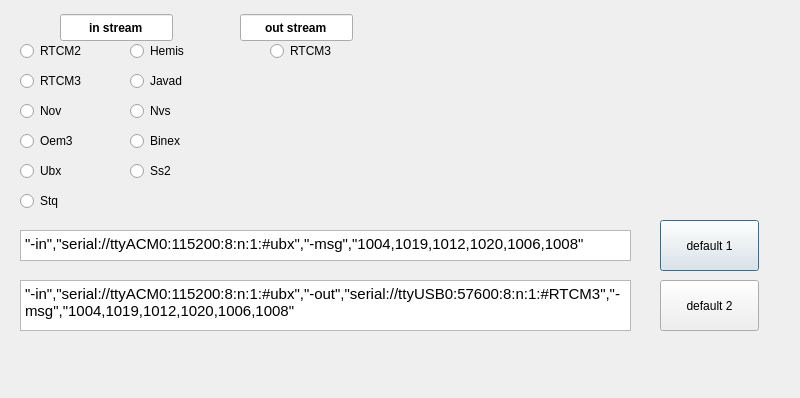
<?xml version="1.0" encoding="UTF-8"?>
<ui version="4.0">
 <class>OptionsStr2str</class>
 <widget class="QDialog" name="OptionsStr2str">
  <property name="geometry">
   <rect>
    <x>0</x>
    <y>0</y>
    <width>800</width>
    <height>398</height>
   </rect>
  </property>
  <property name="windowTitle">
   <string>Dialog</string>
  </property>
  <widget class="QRadioButton" name="RTCM2radioButton">
   <property name="geometry">
    <rect>
     <x>20</x>
     <y>40</y>
     <width>117</width>
     <height>22</height>
    </rect>
   </property>
   <property name="text">
    <string>RTCM2</string>
   </property>
  </widget>
  <widget class="QRadioButton" name="RTCM3radioButton">
   <property name="geometry">
    <rect>
     <x>20</x>
     <y>70</y>
     <width>117</width>
     <height>22</height>
    </rect>
   </property>
   <property name="text">
    <string>RTCM3</string>
   </property>
  </widget>
  <widget class="QRadioButton" name="NOVradioButton">
   <property name="geometry">
    <rect>
     <x>20</x>
     <y>100</y>
     <width>117</width>
     <height>22</height>
    </rect>
   </property>
   <property name="text">
    <string>Nov</string>
   </property>
  </widget>
  <widget class="QRadioButton" name="OEM3radioButton">
   <property name="geometry">
    <rect>
     <x>20</x>
     <y>130</y>
     <width>117</width>
     <height>22</height>
    </rect>
   </property>
   <property name="text">
    <string>Oem3</string>
   </property>
  </widget>
  <widget class="QRadioButton" name="UBXradioButton">
   <property name="geometry">
    <rect>
     <x>20</x>
     <y>160</y>
     <width>117</width>
     <height>22</height>
    </rect>
   </property>
   <property name="text">
    <string>Ubx</string>
   </property>
  </widget>
  <widget class="QRadioButton" name="SS2radioButton">
   <property name="geometry">
    <rect>
     <x>130</x>
     <y>160</y>
     <width>117</width>
     <height>22</height>
    </rect>
   </property>
   <property name="text">
    <string>Ss2</string>
   </property>
  </widget>
  <widget class="QRadioButton" name="HEMISradioButton">
   <property name="geometry">
    <rect>
     <x>130</x>
     <y>40</y>
     <width>117</width>
     <height>22</height>
    </rect>
   </property>
   <property name="text">
    <string>Hemis</string>
   </property>
  </widget>
  <widget class="QRadioButton" name="STQradioButton">
   <property name="geometry">
    <rect>
     <x>20</x>
     <y>190</y>
     <width>117</width>
     <height>22</height>
    </rect>
   </property>
   <property name="text">
    <string>Stq</string>
   </property>
  </widget>
  <widget class="QRadioButton" name="JAVADradioButton">
   <property name="geometry">
    <rect>
     <x>130</x>
     <y>70</y>
     <width>117</width>
     <height>22</height>
    </rect>
   </property>
   <property name="text">
    <string>Javad</string>
   </property>
  </widget>
  <widget class="QRadioButton" name="NVSradioButton">
   <property name="geometry">
    <rect>
     <x>130</x>
     <y>100</y>
     <width>117</width>
     <height>22</height>
    </rect>
   </property>
   <property name="text">
    <string>Nvs</string>
   </property>
  </widget>
  <widget class="QRadioButton" name="BINEXradioButton">
   <property name="geometry">
    <rect>
     <x>130</x>
     <y>130</y>
     <width>117</width>
     <height>22</height>
    </rect>
   </property>
   <property name="text">
    <string>Binex</string>
   </property>
  </widget>
  <widget class="QRadioButton" name="RTCM3OutradioButton">
   <property name="geometry">
    <rect>
     <x>270</x>
     <y>40</y>
     <width>117</width>
     <height>22</height>
    </rect>
   </property>
   <property name="text">
    <string>RTCM3</string>
   </property>
  </widget>
  <widget class="QLineEdit" name="InStreamlineEdit">
   <property name="geometry">
    <rect>
     <x>60</x>
     <y>14</y>
     <width>113</width>
     <height>27</height>
    </rect>
   </property>
   <property name="font">
    <font>
     <weight>75</weight>
     <bold>true</bold>
    </font>
   </property>
   <property name="text">
    <string>in stream</string>
   </property>
   <property name="alignment">
    <set>Qt::AlignCenter</set>
   </property>
  </widget>
  <widget class="QLineEdit" name="InStreamlineEdit_2">
   <property name="geometry">
    <rect>
     <x>240</x>
     <y>14</y>
     <width>113</width>
     <height>27</height>
    </rect>
   </property>
   <property name="font">
    <font>
     <weight>75</weight>
     <bold>true</bold>
    </font>
   </property>
   <property name="text">
    <string>out stream</string>
   </property>
   <property name="alignment">
    <set>Qt::AlignCenter</set>
   </property>
  </widget>
  <widget class="QPushButton" name="pushButtonDefault1">
   <property name="geometry">
    <rect>
     <x>660</x>
     <y>220</y>
     <width>99</width>
     <height>51</height>
    </rect>
   </property>
   <property name="text">
    <string>default 1</string>
   </property>
  </widget>
  <widget class="QPushButton" name="pushButtonDefault2">
   <property name="geometry">
    <rect>
     <x>660</x>
     <y>280</y>
     <width>99</width>
     <height>51</height>
    </rect>
   </property>
   <property name="text">
    <string>default 2</string>
   </property>
  </widget>
  <widget class="QTextEdit" name="textEditDefault2">
   <property name="geometry">
    <rect>
     <x>20</x>
     <y>280</y>
     <width>611</width>
     <height>51</height>
    </rect>
   </property>
   <property name="html">
    <string>&lt;!DOCTYPE HTML PUBLIC &quot;-//W3C//DTD HTML 4.0//EN&quot; &quot;http://www.w3.org/TR/REC-html40/strict.dtd&quot;&gt;
&lt;html&gt;&lt;head&gt;&lt;meta name=&quot;qrichtext&quot; content=&quot;1&quot; /&gt;&lt;style type=&quot;text/css&quot;&gt;
p, li { white-space: pre-wrap; }
&lt;/style&gt;&lt;/head&gt;&lt;body style=&quot; font-family:'Ubuntu'; font-size:11pt; font-weight:400; font-style:normal;&quot;&gt;
&lt;p style=&quot; margin-top:0px; margin-bottom:0px; margin-left:0px; margin-right:0px; -qt-block-indent:0; text-indent:0px;&quot;&gt;&amp;quot;-in&amp;quot;,&amp;quot;serial://ttyACM0:115200:8:n:1:#ubx&amp;quot;,&amp;quot;-out&amp;quot;,&amp;quot;serial://ttyUSB0:57600:8:n:1:#RTCM3&amp;quot;,&amp;quot;-msg&amp;quot;,&amp;quot;1004,1019,1012,1020,1006,1008&amp;quot;&lt;/p&gt;&lt;/body&gt;&lt;/html&gt;</string>
   </property>
  </widget>
  <widget class="QTextEdit" name="textEditDefault1">
   <property name="geometry">
    <rect>
     <x>20</x>
     <y>230</y>
     <width>611</width>
     <height>31</height>
    </rect>
   </property>
   <property name="html">
    <string>&lt;!DOCTYPE HTML PUBLIC &quot;-//W3C//DTD HTML 4.0//EN&quot; &quot;http://www.w3.org/TR/REC-html40/strict.dtd&quot;&gt;
&lt;html&gt;&lt;head&gt;&lt;meta name=&quot;qrichtext&quot; content=&quot;1&quot; /&gt;&lt;style type=&quot;text/css&quot;&gt;
p, li { white-space: pre-wrap; }
&lt;/style&gt;&lt;/head&gt;&lt;body style=&quot; font-family:'Ubuntu'; font-size:11pt; font-weight:400; font-style:normal;&quot;&gt;
&lt;p style=&quot; margin-top:0px; margin-bottom:0px; margin-left:0px; margin-right:0px; -qt-block-indent:0; text-indent:0px;&quot;&gt;&amp;quot;-in&amp;quot;,&amp;quot;serial://ttyACM0:115200:8:n:1:#ubx&amp;quot;,&amp;quot;-msg&amp;quot;,&amp;quot;1004,1019,1012,1020,1006,1008&amp;quot;&lt;/p&gt;&lt;/body&gt;&lt;/html&gt;</string>
   </property>
  </widget>
 </widget>
 <resources/>
 <connections/>
</ui>
